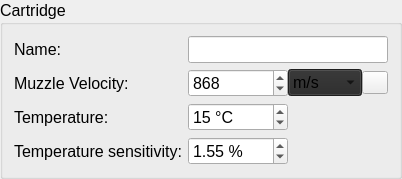
                <widget class="QGroupBox" name="cartridgeGroupBox">
                 <property name="sizePolicy">
                  <sizepolicy hsizetype="Preferred" vsizetype="Fixed">
                   <horstretch>0</horstretch>
                   <verstretch>0</verstretch>
                  </sizepolicy>
                 </property>
                 <property name="minimumSize">
                  <size>
                   <width>0</width>
                   <height>155</height>
                  </size>
                 </property>
                 <property name="font">
                  <font>
                   <pointsize>12</pointsize>
                  </font>
                 </property>
                 <property name="styleSheet">
                  <string notr="true"/>
                 </property>
                 <property name="title">
                  <string>Cartridge</string>
                 </property>
                 <property name="flat">
                  <bool>false</bool>
                 </property>
                 <property name="checkable">
                  <bool>false</bool>
                 </property>
                 <layout class="QFormLayout" name="formLayout">
                  <item row="0" column="0">
                   <widget class="QLabel" name="label_9">
                    <property name="sizePolicy">
                     <sizepolicy hsizetype="Preferred" vsizetype="Preferred">
                      <horstretch>0</horstretch>
                      <verstretch>0</verstretch>
                     </sizepolicy>
                    </property>
                    <property name="minimumSize">
                     <size>
                      <width>0</width>
                      <height>0</height>
                     </size>
                    </property>
                    <property name="maximumSize">
                     <size>
                      <width>16777215</width>
                      <height>16777215</height>
                     </size>
                    </property>
                    <property name="font">
                     <font>
                      <pointsize>12</pointsize>
                     </font>
                    </property>
                    <property name="text">
                     <string>Name:</string>
                    </property>
                   </widget>
                  </item>
                  <item row="0" column="1">
                   <widget class="QLineEdit" name="cartridgeName">
                    <property name="sizePolicy">
                     <sizepolicy hsizetype="Expanding" vsizetype="Fixed">
                      <horstretch>0</horstretch>
                      <verstretch>0</verstretch>
                     </sizepolicy>
                    </property>
                    <property name="minimumSize">
                     <size>
                      <width>200</width>
                      <height>0</height>
                     </size>
                    </property>
                    <property name="maximumSize">
                     <size>
                      <width>150</width>
                      <height>16777215</height>
                     </size>
                    </property>
                    <property name="sizeIncrement">
                     <size>
                      <width>0</width>
                      <height>0</height>
                     </size>
                    </property>
                    <property name="baseSize">
                     <size>
                      <width>0</width>
                      <height>0</height>
                     </size>
                    </property>
                    <property name="font">
                     <font>
                      <pointsize>12</pointsize>
                     </font>
                    </property>
                    <property name="styleSheet">
                     <string notr="true"/>
                    </property>
                    <property name="text">
                     <string/>
                    </property>
                    <property name="maxLength">
                     <number>20</number>
                    </property>
                    <property name="frame">
                     <bool>true</bool>
                    </property>
                    <property name="alignment">
                     <set>Qt::AlignLeading|Qt::AlignLeft|Qt::AlignVCenter</set>
                    </property>
                   </widget>
                  </item>
                  <item row="1" column="0">
                   <widget class="QLabel" name="label_7">
                    <property name="sizePolicy">
                     <sizepolicy hsizetype="Fixed" vsizetype="Preferred">
                      <horstretch>0</horstretch>
                      <verstretch>0</verstretch>
                     </sizepolicy>
                    </property>
                    <property name="minimumSize">
                     <size>
                      <width>0</width>
                      <height>0</height>
                     </size>
                    </property>
                    <property name="maximumSize">
                     <size>
                      <width>16777215</width>
                      <height>16777215</height>
                     </size>
                    </property>
                    <property name="font">
                     <font>
                      <pointsize>12</pointsize>
                     </font>
                    </property>
                    <property name="text">
                     <string>Muzzle Velocity:</string>
                    </property>
                   </widget>
                  </item>
                  <item row="1" column="1">
                   <widget class="QWidget" name="horizontalWidget_5" native="true">
                    <property name="maximumSize">
                     <size>
                      <width>200</width>
                      <height>16777215</height>
                     </size>
                    </property>
                    <layout class="QHBoxLayout" name="horizontalLayout">
                     <property name="spacing">
                      <number>0</number>
                     </property>
                     <property name="leftMargin">
                      <number>0</number>
                     </property>
                     <property name="topMargin">
                      <number>0</number>
                     </property>
                     <property name="rightMargin">
                      <number>0</number>
                     </property>
                     <property name="bottomMargin">
                      <number>0</number>
                     </property>
                     <item>
                      <widget class="QSpinBox" name="mvSpinBox">
                       <property name="minimumSize">
                        <size>
                         <width>100</width>
                         <height>0</height>
                        </size>
                       </property>
                       <property name="maximumSize">
                        <size>
                         <width>100</width>
                         <height>16777215</height>
                        </size>
                       </property>
                       <property name="font">
                        <font>
                         <pointsize>12</pointsize>
                        </font>
                       </property>
                       <property name="styleSheet">
                        <string notr="true"/>
                       </property>
                       <property name="maximum">
                        <number>10000</number>
                       </property>
                       <property name="value">
                        <number>868</number>
                       </property>
                      </widget>
                     </item>
                     <item>
                      <widget class="QComboBox" name="mvComboBox">
                       <property name="sizePolicy">
                        <sizepolicy hsizetype="Fixed" vsizetype="Fixed">
                         <horstretch>0</horstretch>
                         <verstretch>0</verstretch>
                        </sizepolicy>
                       </property>
                       <property name="minimumSize">
                        <size>
                         <width>74</width>
                         <height>0</height>
                        </size>
                       </property>
                       <property name="maximumSize">
                        <size>
                         <width>80</width>
                         <height>16777215</height>
                        </size>
                       </property>
                       <property name="font">
                        <font>
                         <pointsize>12</pointsize>
                        </font>
                       </property>
                       <property name="styleSheet">
                        <string>background-color: rgb(40, 40, 40);</string>
                       </property>
                       <item>
                        <property name="text">
                         <string>m/s</string>
                        </property>
                       </item>
                       <item>
                        <property name="text">
                         <string>fps</string>
                        </property>
                       </item>
                      </widget>
                     </item>
                     <item>
                      <widget class="QToolButton" name="mvToolButton">
                       <property name="sizePolicy">
                        <sizepolicy hsizetype="Expanding" vsizetype="Fixed">
                         <horstretch>0</horstretch>
                         <verstretch>0</verstretch>
                        </sizepolicy>
                       </property>
                       <property name="font">
                        <font>
                         <pointsize>8</pointsize>
                         <weight>75</weight>
                         <italic>false</italic>
                         <bold>true</bold>
                         <underline>false</underline>
                        </font>
                       </property>
                       <property name="text">
                        <string/>
                       </property>
                       <property name="icon">
                        <iconset>
                         <normaloff>.rsrc/res/drawable/secondarybtn21a.png</normaloff>.rsrc/res/drawable/secondarybtn21a.png</iconset>
                       </property>
                       <property name="iconSize">
                        <size>
                         <width>16</width>
                         <height>16</height>
                        </size>
                       </property>
                      </widget>
                     </item>
                    </layout>
                   </widget>
                  </item>
                  <item row="2" column="0">
                   <widget class="QLabel" name="label_6">
                    <property name="sizePolicy">
                     <sizepolicy hsizetype="Fixed" vsizetype="Preferred">
                      <horstretch>0</horstretch>
                      <verstretch>0</verstretch>
                     </sizepolicy>
                    </property>
                    <property name="minimumSize">
                     <size>
                      <width>0</width>
                      <height>0</height>
                     </size>
                    </property>
                    <property name="maximumSize">
                     <size>
                      <width>16777215</width>
                      <height>16777215</height>
                     </size>
                    </property>
                    <property name="font">
                     <font>
                      <pointsize>12</pointsize>
                     </font>
                    </property>
                    <property name="text">
                     <string>Temperature:</string>
                    </property>
                   </widget>
                  </item>
                  <item row="2" column="1">
                   <widget class="QSpinBox" name="temperatureSpinBox">
                    <property name="maximumSize">
                     <size>
                      <width>100</width>
                      <height>16777215</height>
                     </size>
                    </property>
                    <property name="font">
                     <font>
                      <pointsize>12</pointsize>
                     </font>
                    </property>
                    <property name="styleSheet">
                     <string notr="true"/>
                    </property>
                    <property name="suffix">
                     <string> °C</string>
                    </property>
                    <property name="value">
                     <number>15</number>
                    </property>
                   </widget>
                  </item>
                  <item row="4" column="0">
                   <widget class="QLabel" name="label_15">
                    <property name="font">
                     <font>
                      <pointsize>12</pointsize>
                     </font>
                    </property>
                    <property name="text">
                     <string>Temperature sensitivity:</string>
                    </property>
                   </widget>
                  </item>
                  <item row="4" column="1">
                   <widget class="QDoubleSpinBox" name="tsDoubleSpinBox">
                    <property name="minimumSize">
                     <size>
                      <width>100</width>
                      <height>0</height>
                     </size>
                    </property>
                    <property name="maximumSize">
                     <size>
                      <width>100</width>
                      <height>16777215</height>
                     </size>
                    </property>
                    <property name="font">
                     <font>
                      <pointsize>12</pointsize>
                     </font>
                    </property>
                    <property name="suffix">
                     <string> %</string>
                    </property>
                    <property name="decimals">
                     <number>2</number>
                    </property>
                    <property name="maximum">
                     <double>100.000000000000000</double>
                    </property>
                    <property name="singleStep">
                     <double>0.010000000000000</double>
                    </property>
                    <property name="value">
                     <double>1.550000000000000</double>
                    </property>
                   </widget>
                  </item>
                 </layout>
                </widget>
